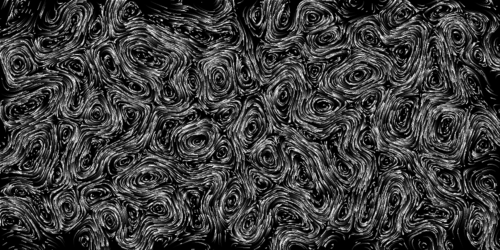

Source code (Python):
#!/usr/bin/env python3

from numpy import load
from PIL import Image
from os import system

def clumpy(cmd):
    result = system('./clumpy ' + cmd)
    if result: raise Exception("clumpy failed with: " + cmd)

clumpy('generate_simplex 1000x500 1.0 8.0 0 potential.npy')
clumpy('curl_2d potential.npy velocity.npy')
clumpy('bridson_points 1000x500 5 0 pts.npy')
clumpy('advect_points pts.npy velocity.npy 30 1 0.95 240 anim.npy')
Image.fromarray(load("000anim.npy"), "L").point(lambda p: p * 2).show()

'''
def advect_points(**kwargs):
    cmd = 'input_points velocities step_size kernel_size decay nframes output_points'
    cmd = ' '.join(str(kwargs[arg]) for arg in cmd.split())
    return clumpy('advect_points ' + cmd)

advect_points(
    input_points='pts.npy',
    velocities='velocity.npy',
    step_size=30,
    kernel_size=1,
    decay=0.95,
    nframes=240,
    output_points='anim.npy')
'''

Image \
    .fromarray(load("000anim.npy"), "L") \
    .point(lambda p: p * 2) \
    .resize((500, 250), Image.BILINEAR) \
    .save('example5.png')

system('optipng example5.png')
